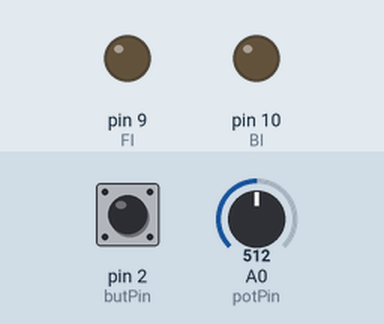
This sketch was run on a simulated Arduino Uno, built with avr-gcc and run on an emulated ATmega328P. On the bench: output pins drawn as LEDs (lit = HIGH). The inputs (shaded band) are chosen by the test bench; at power-on: A0 (potPin) = 512, pin 2 (butPin) HIGH.

Above: at 1.2 s.
1.3 s: A0 (potPin) set to 716
At 1.9 s:
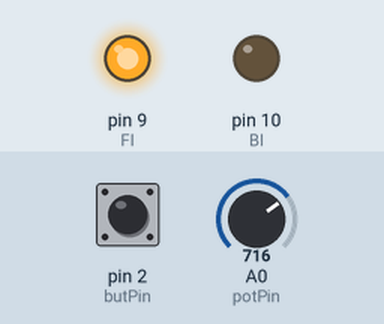
2.8 s: pin 2 (butPin) pulled LOW for 0.15 s
At 4.2 s:
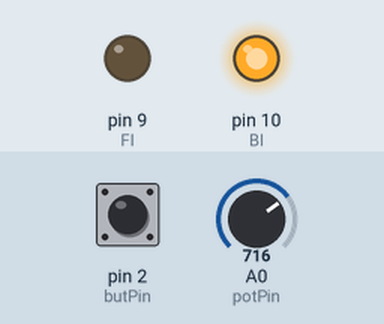
5.0 s: pin 2 (butPin) pulled LOW for 1 s
At 7.1 s:
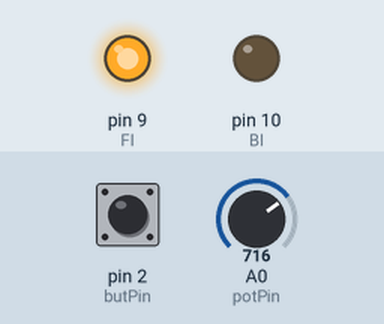
7.5 s: pin 2 (butPin) pulled LOW for 3.2 s
At 9.0 s:
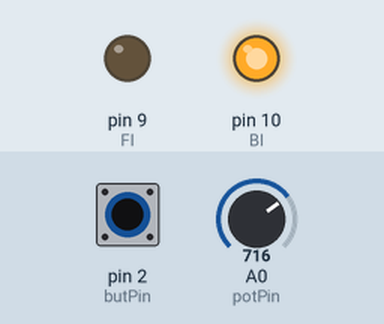
Timing chart, 0 to 10.5 s (numbered marks = the images above; inputs shaded):
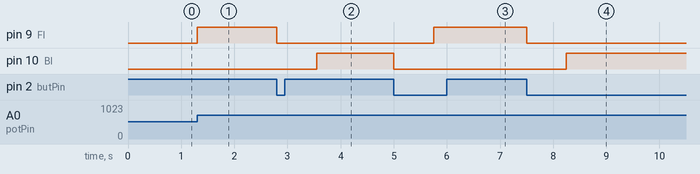

The sketch:

47_HW_Original_Version.ino
```cpp
/*
This is the homework set in lesson 47 of Paul McWhorter's course on the Arduino Uno R4 Wifi.
The brief was to have the speed of a DC motor controlled by the voltage output of a potentiometer (bothe components from the
Sunfounder Elite Explorer kit). Paul's brief involved having the motor off when the potentiomter was fully turned anticlockwise
and fully on in one direction when the potentiometer was fully clockwise. The direction is controlled by a toggle switch that
also stopped the motor briefly before the direction is switched so as not to result in large angular acceleration.
*/

int butPin = 2;
int potPin = A0;
int BI = 10;
int FI = 9;
int butVal = 1;
int butValOld = 1;
int V;

void setup() {
  // put your setup code here, to run once:
  pinMode(butPin, INPUT);
  pinMode(BI, OUTPUT);
  pinMode(FI, OUTPUT);
  Serial.begin(115200);
}

void loop() {
  // put your main code here, to run repeatedly:
  V = analogRead(potPin);
  butVal = digitalRead(butPin);
  analogWrite(FI, V*255/1023);
  if(butValOld == 1 && butVal == 0){
    analogWrite(BI, 0);
    analogWrite(FI, 0);
    delay(750);
    int tmp = FI;
    FI = BI;
    BI = tmp;
    analogWrite(FI, V*255/1023);
    delay(20);
  }
  butValOld = butVal;
}
```

Measured:
- after the input at 1.3 s, pin 9 (FI): LOW → HIGH at once
- after the input at 2.8 s, pin 9 (FI): HIGH → LOW at once; pin 10 (BI): LOW → HIGH after 0.75 s
- after the input at 5.0 s, pin 9 (FI): LOW → HIGH after 0.75 s; pin 10 (BI): HIGH → LOW at once
- after the input at 7.5 s, pin 9 (FI): HIGH → LOW at once; pin 10 (BI): LOW → HIGH after 0.75 s
